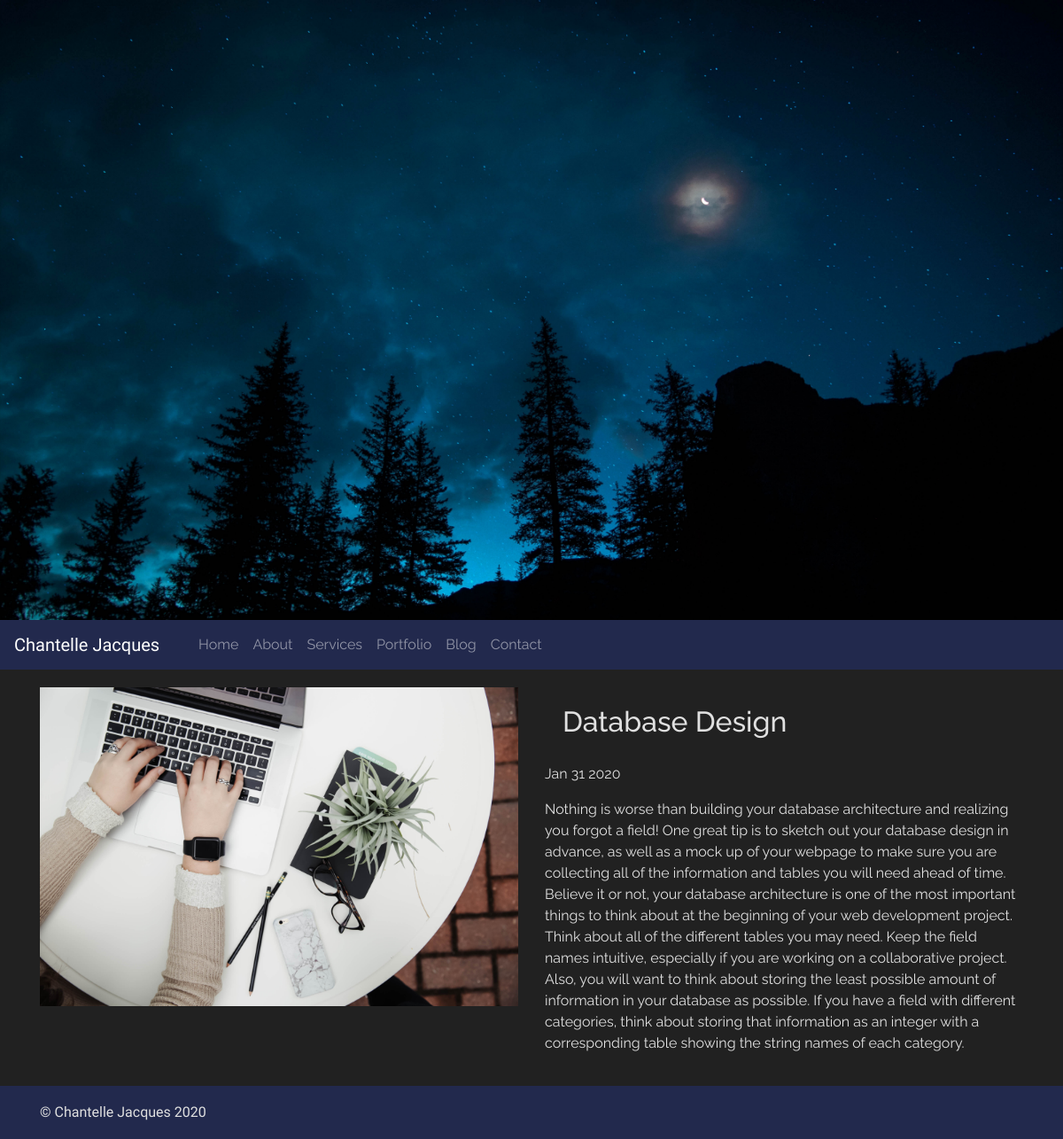
The page /blog/1 on the database its author committed.
### blog/models.py (models this page shows, shortened)
class Blog(models.Model):
    title = models.CharField(max_length=255)
    pub_date = models.DateTimeField()
    body = models.TextField()
    image = models.ImageField(upload_to='images/')
    def pub_date_pretty(self):
        return self.pub_date.strftime('%b %e %Y')

### blog/views.py (the view)
# urls.py: path('<int:blog_id>', views.detail, name='detail'),
def detail(request, blog_id):
    detailblog = get_object_or_404(models.Blog, pk=blog_id)
    return render(request, 'blog/blog_detail.html', {'blog':detailblog})

### blog/templates/blog/blog_detail.html
{% extends 'base.html' %}
{% block content %}
  <section class="blog-detail-section">
    <div class="container blog-detail-container">
      <div class="row">
        <div class="col-md-6">
          <img src="{{blog.image.url}}" class="img-fluid" alt="">
        </div>
        <div class="col-md-6">
          <h2>{{blog.title}}</h2>
          <p>{{blog.pub_date_pretty}}</p>
          <p>{{blog.body}}</p>
        </div>
      </div>
    </div>
  </section>
{% endblock %}

### static/css/master.css (style rules this page uses)
html { min-height: 100%; position: relative; }
body { font-family: 'Raleway', sans-serif; position: relative; }
h2 { padding: 20px; }
.blog-list-section, .blog-detail-section { padding-top: 20px; padding-bottom: 20px; }
.blog-detail-section { color: #e0e0e0; }

### rows shown on the page
Blog: image (picture), title "Database Design", pub_date_pretty "Jan 31 2020", body "Nothing is worse than building your database architecture and realizing you forgot a field! One great tip is to sketch out your database design in advance, as well as a mock up of your webpage to make sure you are collecting all of the information and tables you will need ahead of time. Believe it or not, your database architecture is one of the most important things to think about at the beginning of your web development project. Think about all of the different tables you may need. Keep the field names intuitive, especially if you are working on a collaborative project. Also, you will want to think about storing the least possible amount of information in your database as possible. If you…"
